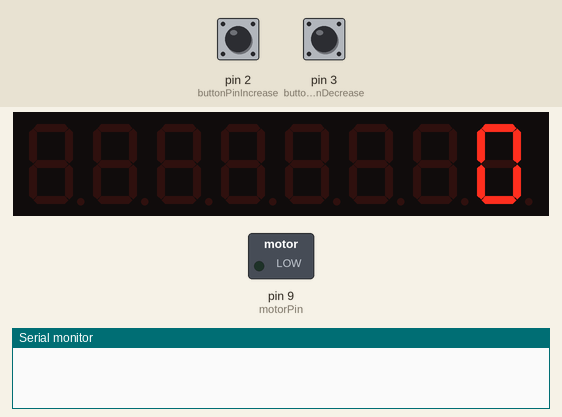
Recording of a sketch running on a simulated Arduino Uno, built with avr-gcc and run on an emulated ATmega328P. Parts: 8-digit seven-segment display, switched loads named in the sketch (green lamp = pin HIGH), the last lines printed to the serial monitor. The test bench sets the inputs (shaded band); at power-on: pin 2 (buttonPinIncrease) HIGH, pin 3 (buttonPinDecrease) HIGH.

Above: at 1.2 s.
1.3 s: pin 2 (buttonPinIncrease) pulled LOW for 0.15 s
At 2.0 s:
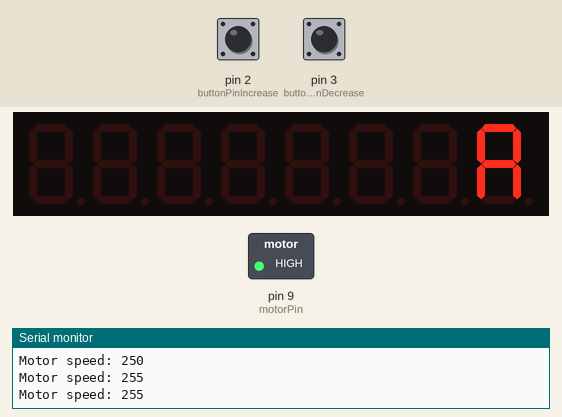
4.4 s: pin 2 (buttonPinIncrease) pulled LOW for 0.15 s
7.5 s: pin 3 (buttonPinDecrease) pulled LOW for 0.15 s
At 8.8 s:
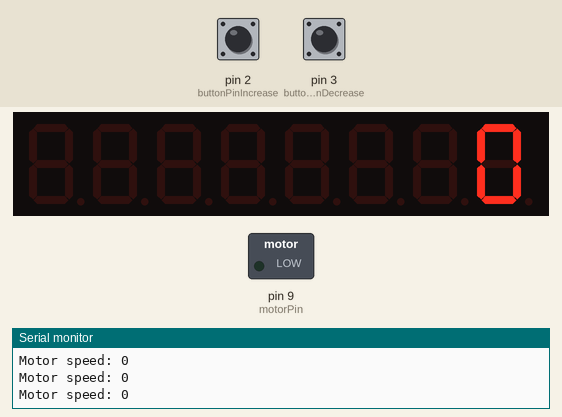
9.3 s: pin 2 (buttonPinIncrease) pulled LOW for 1 s
At 9.48 s:
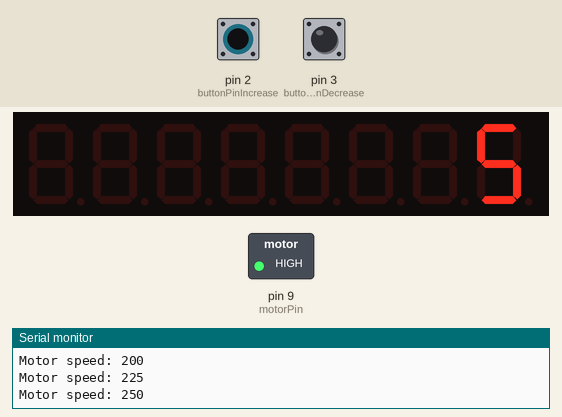
11.8 s: pin 3 (buttonPinDecrease) pulled LOW for 0.15 s
At 11.97 s:
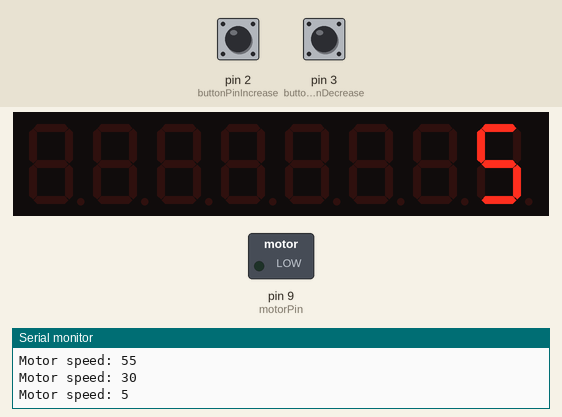
14.9 s: pin 2 (buttonPinIncrease) driven LOW and pin 3 (buttonPinDecrease) driven LOW
At 16.1 s:
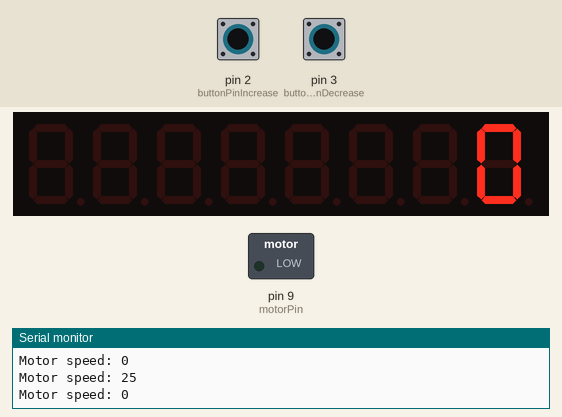
Timing chart, 0 to 18.9 s (numbered marks = the images above; inputs shaded):
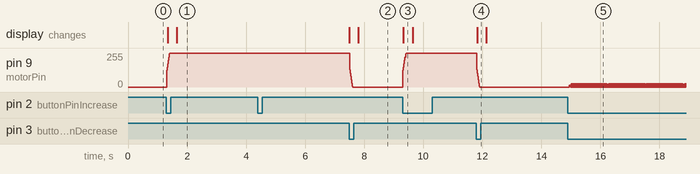

Measured:
- after the input at 1.3 s, pin 9 (motorPin): 0/255 → 255/255 at once; the display: first changes at once (image 1 shows a later state)
- after the input at 7.5 s, pin 9 (motorPin): 255/255 → 0/255 at once; the display: first changes at once (image 2 shows a later state)
- after the input at 9.3 s, pin 9 (motorPin): 0/255 → 255/255 at once; the display: changes at once (image 3)
- after the input at 11.8 s, pin 9 (motorPin): 255/255 → 0/255 at once; the display: changes at once (image 4)
- after the input at 14.9 s, pin 9 (motorPin): 0/255 → 14/255 at once, then repeats every 0.03 s: 0/255 0.02 s, 25/255 0.02 s

The sketch:

motor_fan_speedset_2.ino
```cpp
#include <LedControl.h>

const int buttonPinIncrease = 2;    // Button to increase speed
const int buttonPinDecrease = 3;    // Button to decrease speed
const int motorPin = 9;             // Motor control pin (PWM)

int motorSpeed = 0;                 // Motor speed (0-255 for PWM)
const int maxSpeed = 255;           // Max PWM value
const int minSpeed = 0;             // Min PWM value

// LED matrix settings
const int dataIn = 12;
const int clk = 11;
const int load = 10;
LedControl lc = LedControl(dataIn, clk, load, 1); // 1 is the number of LED displays

void setup() {
  // Initialize LED Matrix
  lc.shutdown(0, false);            // Wake up the LED matrix
  lc.setIntensity(0, 8);            // Set brightness level (0-15)
  lc.clearDisplay(0);               // Clear the display

  // Set up buttons
  pinMode(buttonPinIncrease, INPUT_PULLUP); // Pull-up resistor for increase button
  pinMode(buttonPinDecrease, INPUT_PULLUP); // Pull-up resistor for decrease button

  // Set up motor control pin
  pinMode(motorPin, OUTPUT);        // Set motor pin as output
  analogWrite(motorPin, motorSpeed); // Set initial motor speed

  Serial.begin(9600);               // Initialize serial for debugging
}

void loop() {
  // Read button states (no debounce for simplicity)
  if (digitalRead(buttonPinIncrease) == LOW) {  // Increase speed when button is pressed
    motorSpeed = min(motorSpeed + 25, maxSpeed); // Increase speed in steps of 25
    updateMotorSpeed();
  }

  if (digitalRead(buttonPinDecrease) == LOW) {  // Decrease speed when button is pressed
    motorSpeed = max(motorSpeed - 25, minSpeed); // Decrease speed in steps of 25
    updateMotorSpeed();
  }

  // Update LED matrix to show motor speed (0-9)
  displaySpeed(motorSpeed / 25);  // Display speed as a single digit (0-9)
}

void updateMotorSpeed() {
  analogWrite(motorPin, motorSpeed);  // Set motor speed using PWM
  Serial.print("Motor speed: ");
  Serial.println(motorSpeed);
}

void displaySpeed(int speed) {
  lc.clearDisplay(0);  // Clear the LED matrix display
  lc.setDigit(0, 0, speed, false);  // Display the speed as a single digit (0-9)
}
```
